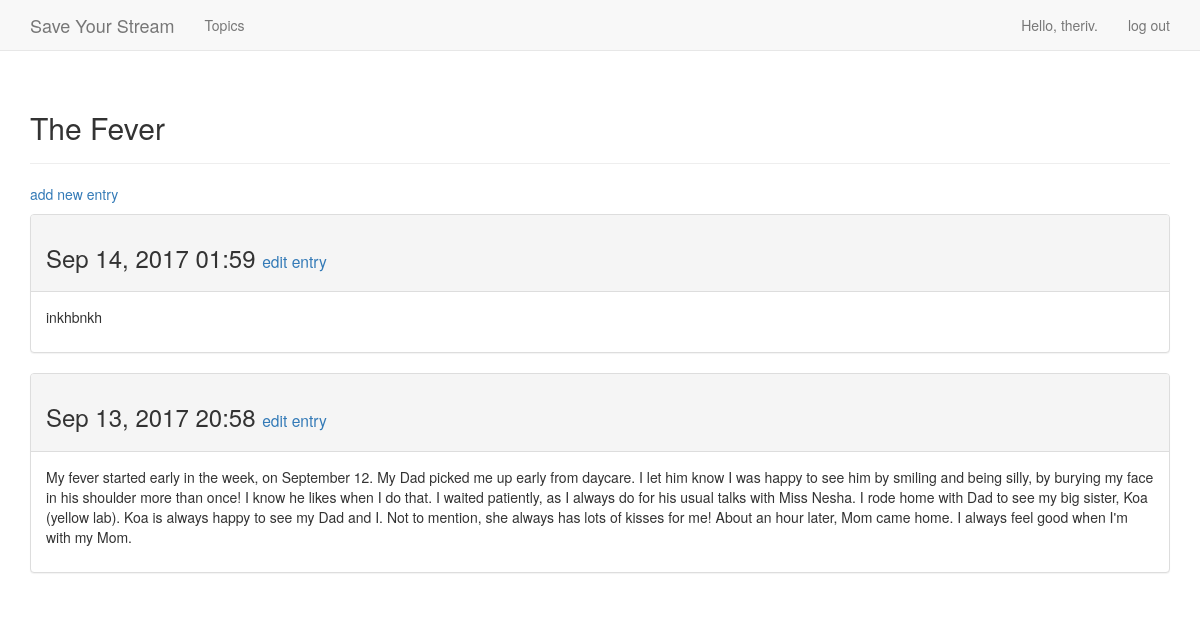
Screenshot of /topics/5/ (signed in) with the database file from the repository.
### projects/models.py (models this page shows, shortened)
class Topic(models.Model):
    text = models.CharField(max_length=200)
    date_added = models.DateTimeField(auto_now_add=True)
    owner = models.ForeignKey(User)
    def __str__(self):
        return self.text

class Entry(models.Model):
    topic = models.ForeignKey(Topic)
    text = models.TextField()
    date_added = models.DateTimeField(auto_now_add=True)
    class Meta:
        verbose_name_plural = 'entries'

### projects/views.py (the view)
# urls.py: url(r'^topics/(?P<topic_id>\d+)/$', views.topic, name='topic'),
@login_required
def topic(request, topic_id):
	"""Show a single topic and all of its entries."""
	topic = Topic.objects.get(id=topic_id)
	if topic.owner != request.user:
		raise Http404
	entries = topic.entry_set.order_by('-date_added')
	context = {'topic': topic, 'entries': entries}
	return render(request, 'projects/topic.html', context)

### projects/templates/projects/topic.html
{% extends 'projects/base.html' %}
{% block header %}
  <h2>{{ topic }}</h2>
{% endblock header %}
{% block content %}
  <p>
    <a href="{% url 'projects:new_entry' topic.id %}">add new entry</a>
  </p>
  {% for entry in entries %}
    <div class="panel panel-default">
      <div class="panel-heading">
        <h3>
          {{ entry.date_added|date:'M d, Y H:i' }}
          <small>
            <a href="{% url 'projects:edit_entry' entry.id %}">
              edit entry</a>
          </small>
        </h3>
      </div>
      <div class="panel-body">
        {{ entry.text|linebreaks }}
      </div>
    </div>
  {% empty %}
    There are no entries for this topic yet.
  {% endfor %}
{% endblock content %}

### projects/templates/projects/base.html (shortened to what this page needs)
{% load bootstrap3 %}
<!DOCTYPE html>
<html lang="en">
  <head>
    {% bootstrap_css %}
  </head>
  <body>
    <nav class="navbar navbar-default navbar-static-top">
      <div class="container">
        <div class="navbar-header">
          <a class="navbar-brand" href="{% url 'projects:index' %}">
              Save Your Stream</a>
        </div>
        <div id="navbar" class="navbar-collapse collapse">
          <ul class="nav navbar-nav">
            <li><a href="{% url 'projects:topics' %}">Topics</a></li>
          </ul>
          <ul class="nav navbar-nav navbar-right">
            {% if user.is_authenticated %}
              <li><a>Hello, {{ user.username }}.</a></li>
              <li><a href="{% url 'users:logout' %}">log out</a></li>
            {% else %}
              <li><a href="{% url 'users:register' %}">register</a></li>
              <li><a href="{% url 'users:login' %}">log in</a></li>
            {% endif %}
          </ul>
        </div>
      </div>
    </nav>
    <div class="container">
      <div class="page-header">
        {% block header %}{% endblock %}
      </div>
      <div>
        {% block content %}{% endblock %}
      </div>
    </div>
  </body>
</html>

### rows the page displays
Topic: text "The Fever"
Entry: date_added "Sep 14, 2017 01:59", text "inkhbnkh"
Entry: date_added "Sep 13, 2017 20:58", text "My fever started early in the week, on September 12. My Dad picked me up early from daycare. I let him know I was happy to see him by smiling and being silly, by burying my face in his shoulder more than once! I know he likes when I do that. I waited patiently, as I always do for his usual talks with Miss Nesha. I rode home with Dad to see my big sister, Koa (yellow lab). Koa is always happy to see my Dad and I. Not to mention, she always has lots of kisses for me! About an hour later, Mom came home. I always feel good when I'm with my Mom."

### other values shown
{{ user.username }} "theriv"
